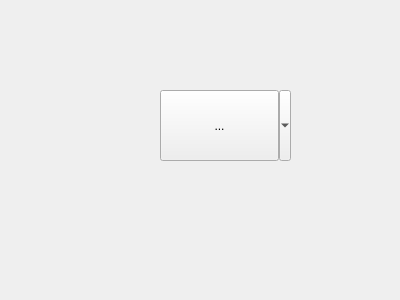
<?xml version="1.0" encoding="UTF-8"?>
<ui version="4.0">
 <class>Form</class>
 <widget class="QWidget" name="Form">
  <property name="geometry">
   <rect>
    <x>0</x>
    <y>0</y>
    <width>400</width>
    <height>300</height>
   </rect>
  </property>
  <property name="windowTitle">
   <string>Form</string>
  </property>
  <widget class="QToolButton" name="toolButton">
   <property name="geometry">
    <rect>
     <x>160</x>
     <y>90</y>
     <width>131</width>
     <height>71</height>
    </rect>
   </property>
   <property name="text">
    <string>...</string>
   </property>
   <property name="popupMode">
    <enum>QToolButton::MenuButtonPopup</enum>
   </property>
   <property name="toolButtonStyle">
    <enum>Qt::ToolButtonTextBesideIcon</enum>
   </property>
   <property name="autoRaise">
    <bool>false</bool>
   </property>
   <property name="arrowType">
    <enum>Qt::NoArrow</enum>
   </property>
  </widget>
 </widget>
 <resources/>
 <connections/>
</ui>
